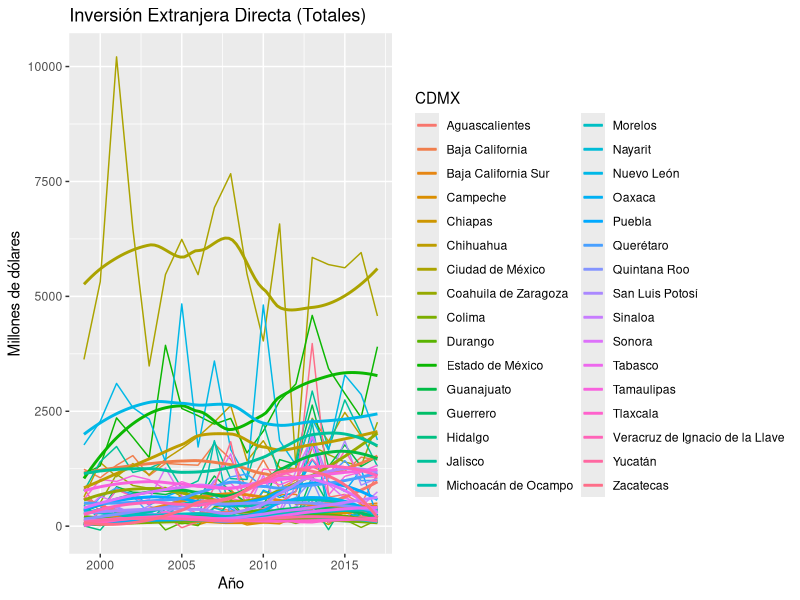
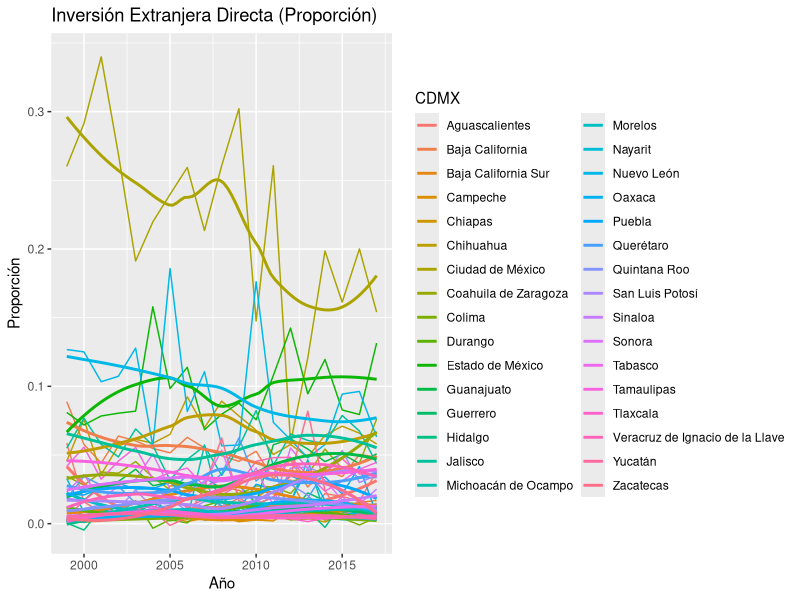

Source code (R) for these figures, in order:
## ---- chunk 1
library(dplyr)
library(ggplot2)
# Also requires reshape2 and knitr
## ---- chunk 2
# Data input

fdi <- read.csv("fdi_mex.csv")

names(fdi)[-1] <- paste(c("I", "II", "III", "IV"), rep(1999:2017, each = 4))

mfdi <- reshape2::melt(fdi, id.vars = "Entidad")
names(mfdi)[-1] <- c("qrtr", "fdi")
mfdi$CDMX <- mfdi$Entidad

levels(mfdi$CDMX)[-7] <- "Resto del país"

mfdi$year <- rep(rep(1999:2017, each = 32), each = 4)


mfdi %>%
    group_by(year, CDMX) %>%
    summarise(yrly_fdi = sum(fdi)) -> yrly_fdi

yrly_fdi %>%
    group_by(year) %>%
    summarise(totalfdi = sum(yrly_fdi)) -> totfdi

yrly_fdi <- left_join(yrly_fdi, totfdi)

yrly_fdi %>%
    mutate(propfdi = yrly_fdi/totalfdi) -> yrly_fdi
## ---- chunk 3
p <- ggplot(yrly_fdi, aes(x = year, y = yrly_fdi, color = CDMX))

p + geom_line() + geom_smooth(se = FALSE) + 
    ggtitle("Inversión Extranjera Directa (Totales)") + 
    ylab("Millones de dólares") + 
    xlab("Año")

p2 <- ggplot(yrly_fdi, aes(x = year, y = propfdi, color = CDMX))

p2 + geom_line() + geom_smooth(se = FALSE) + 
    ggtitle("Inversión Extranjera Directa (Proporción)") + 
    ylab("Proporción") + 
    xlab("Año")

## ---- chunk 4
yrly_fdi %>%
    filter(year %in% 2001:2004) %>%
    group_by(CDMX) %>%
    summarise(sum(yrly_fdi)) -> amloperiod

amloperiod$pfdi <- amloperiod$`sum(yrly_fdi)`/sum(amloperiod$`sum(yrly_fdi)`)
knitr::kable(amloperiod, col.names = c("","IED", "%"))
## ---- chunk 5

tb1 <- reshape2::dcast(yrly_fdi, year ~ CDMX, value.var = "yrly_fdi")
tb2 <- reshape2::dcast(yrly_fdi, year ~ CDMX, value.var = "totalfdi")
tb3 <- reshape2::dcast(yrly_fdi, year ~ CDMX, value.var = "propfdi")
finaltb <- cbind(tb1, tb2[,-1], (tb3[,-1] * 100))
knitr::kable(finaltb[,c(1,3,4,7)], digits = 2, 
             col.names = c("Año", "IED: CDMX",
                           "IED: Nacional", "% CDMX" ))
